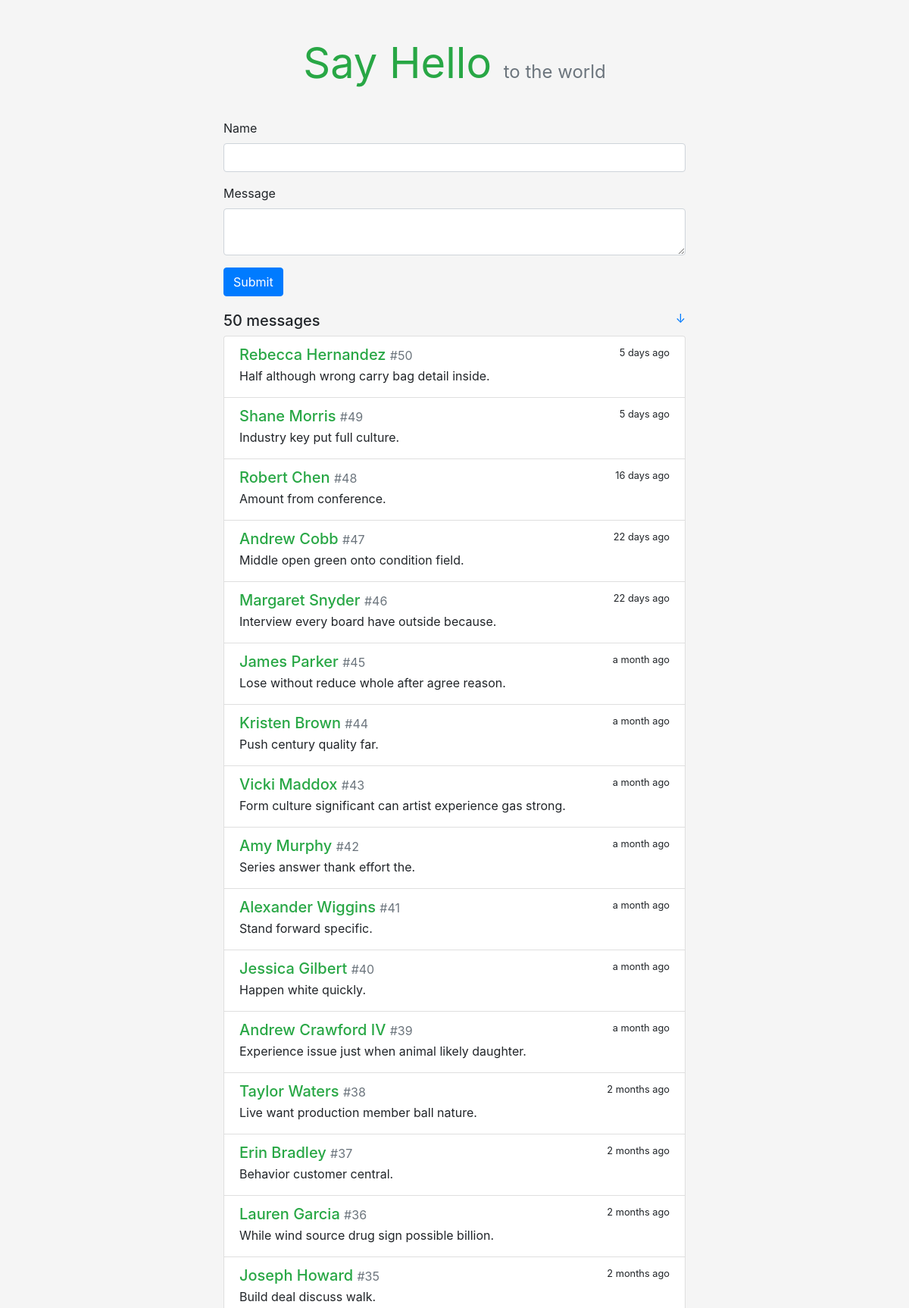
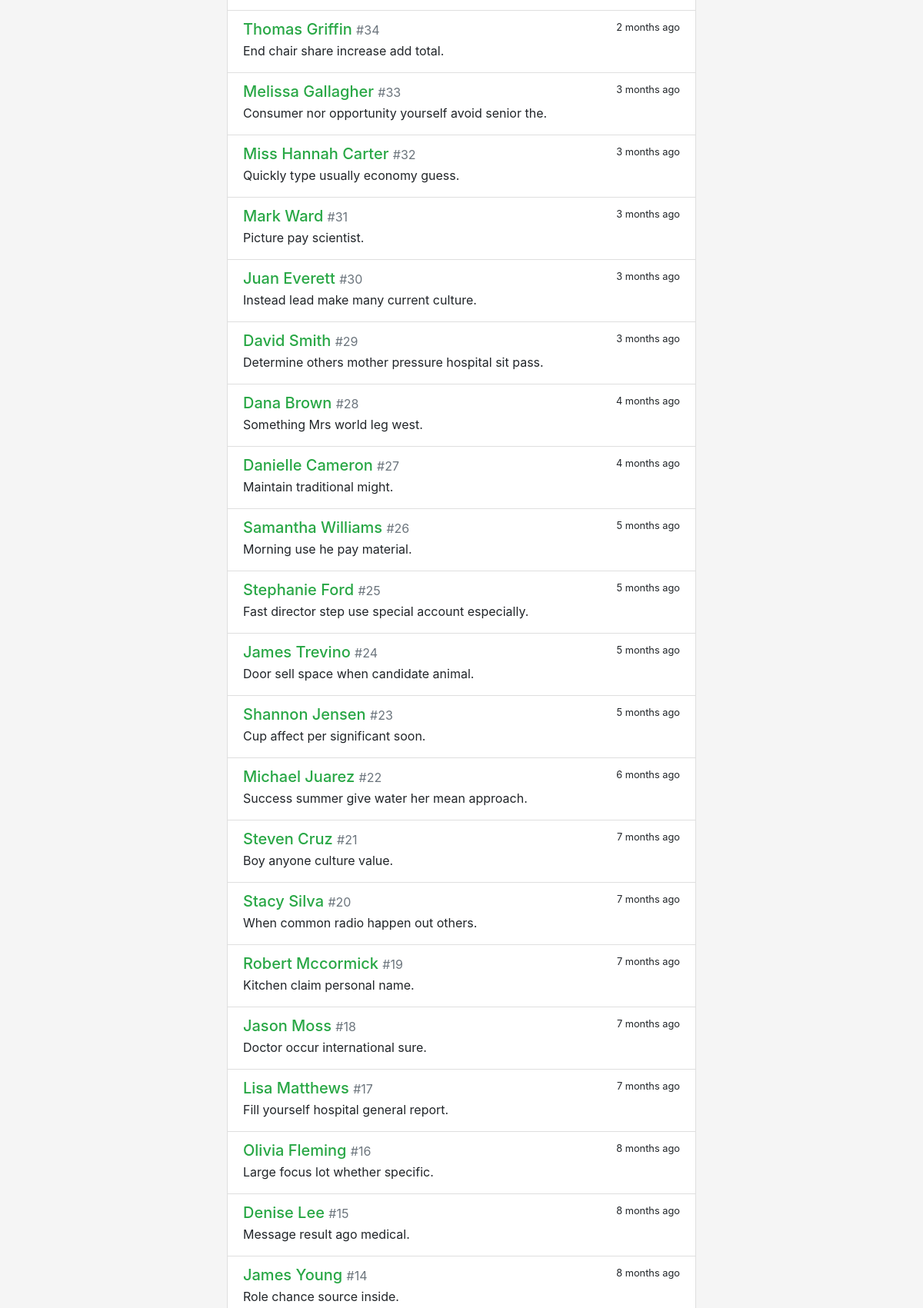
The page / (upper part) on the database its author committed (2 pictures, top to bottom).
### SayHello/models.py (models this page shows)
class Message(db.Model):
    id = db.Column(db.Integer, primary_key=True)
    body = db.Column(db.String(200))
    name = db.Column(db.String(20))
    timestamp = db.Column(db.DateTime, default=datetime.utcnow, index=True)

### SayHello/views.py (the view, shortened to what this page needs)
@app.route('/', methods=['GET', 'POST'])
def index():
    messages = Message.query.order_by(Message.timestamp.desc()).all()
    form = HelloForm()
    return render_template('index.html', form=form, messages=messages)

### SayHello/forms.py
class HelloForm(FlaskForm):
    name = StringField('Name', validators=[DataRequired(), Length(1, 20)])
    body = TextAreaField('Message', validators=[DataRequired(), Length(1, 200)])
    submit = SubmitField()

### SayHello/templates/index.html
{% extends 'base.html' %}
{% from 'bootstrap/form.html' import render_form %}
{% block content %}
    <div class="hello-form">
        {{ render_form(form, action=request.full_path) }}
    </div>
    <h5>{{ messages|length }} messages
        <small class="float-right">
            <a href="#bottom" title="Go Bottom">&darr;</a>
        </small>
    </h5>
    <div class="list-group">
        {% for message in messages %}
            <a class="list-group-item list-group-item-action flex-column">
                <div class="d-flex w-100 justify-content-between">
                    <h5 class="mb-1 text-success">{{ message.name }}
                        <small class="text-muted"> #{{ loop.revindex }}</small>
                    </h5>
                    <small data-toggle="tooltip" data-placement="top"
                           data-timestamp="{{ message.timestamp.strftime('%Y-%m-%dT%H:%M:%SZ') }}"
                           data-delay="500">
                        {{ moment(message.timestamp).fromNow(refresh=True) }}
                    </small>
                </div>
                <p class="mb-1">{{ message.body }}</p>
            </a>
        {% endfor %}
    </div>
{% endblock %}

### SayHello/static/css/style.css (style rules this page uses)
body { background-color: rgb(245, 245, 245) !important; }
p { overflow-wrap: break-word; word-wrap: break-word; }
.hello-form { margin-bottom: 20px; }

### rows shown on the page
Message: name "Rebecca Hernandez", timestamp "5 days ago", body "Half although wrong carry bag detail inside."
Message: name "Shane Morris", timestamp "5 days ago", body "Industry key put full culture."
Message: name "Robert Chen", timestamp "16 days ago", body "Amount from conference."
Message: name "Andrew Cobb", timestamp "22 days ago", body "Middle open green onto condition field."
Message: name "Margaret Snyder", timestamp "22 days ago", body "Interview every board have outside because."
Message: name "James Parker", timestamp "a month ago", body "Lose without reduce whole after agree reason."
Message: name "Kristen Brown", timestamp "a month ago", body "Push century quality far."
Message: name "Vicki Maddox", timestamp "a month ago", body "Form culture significant can artist experience gas strong."
Message: name "Amy Murphy", timestamp "a month ago", body "Series answer thank effort the."
Message: name "Alexander Wiggins", timestamp "a month ago", body "Stand forward specific."
Message: name "Jessica Gilbert", timestamp "a month ago", body "Happen white quickly."
Message: name "Andrew Crawford IV", timestamp "a month ago", body "Experience issue just when animal likely daughter."
Message: name "Taylor Waters", timestamp "2 months ago", body "Live want production member ball nature."
Message: name "Erin Bradley", timestamp "2 months ago", body "Behavior customer central."
Message: name "Lauren Garcia", timestamp "2 months ago", body "While wind source drug sign possible billion."
Message: name "Joseph Howard", timestamp "2 months ago", body "Build deal discuss walk."
Message: name "Thomas Griffin", timestamp "2 months ago", body "End chair share increase add total."
Message: name "Melissa Gallagher", timestamp "3 months ago", body "Consumer nor opportunity yourself avoid senior the."
Message: name "Miss Hannah Carter", timestamp "3 months ago", body "Quickly type usually economy guess."
Message: name "Mark Ward", timestamp "3 months ago", body "Picture pay scientist."
Message: name "Juan Everett", timestamp "3 months ago", body "Instead lead make many current culture."
Message: name "David Smith", timestamp "3 months ago", body "Determine others mother pressure hospital sit pass."
Message: name "Dana Brown", timestamp "4 months ago", body "Something Mrs world leg west."
Message: name "Danielle Cameron", timestamp "4 months ago", body "Maintain traditional might."
Message: name "Samantha Williams", timestamp "5 months ago", body "Morning use he pay material."
Message: name "Stephanie Ford", timestamp "5 months ago", body "Fast director step use special account especially."
Message: name "James Trevino", timestamp "5 months ago", body "Door sell space when candidate animal."
Message: name "Shannon Jensen", timestamp "5 months ago", body "Cup affect per significant soon."
Message: name "Michael Juarez", timestamp "6 months ago", body "Success summer give water her mean approach."
Message: name "Steven Cruz", timestamp "7 months ago", body "Boy anyone culture value."
Message: name "Stacy Silva", timestamp "7 months ago", body "When common radio happen out others."
Message: name "Robert Mccormick", timestamp "7 months ago", body "Kitchen claim personal name."
Message: name "Jason Moss", timestamp "7 months ago", body "Doctor occur international sure."
Message: name "Lisa Matthews", timestamp "7 months ago", body "Fill yourself hospital general report."
Message: name "Olivia Fleming", timestamp "8 months ago", body "Large focus lot whether specific."
Message: name "Denise Lee", timestamp "8 months ago", body "Message result ago medical."
Message: name "James Young", timestamp "8 months ago", body "Role chance source inside."

### other values the page prints
{{ messages|length }} "50"
